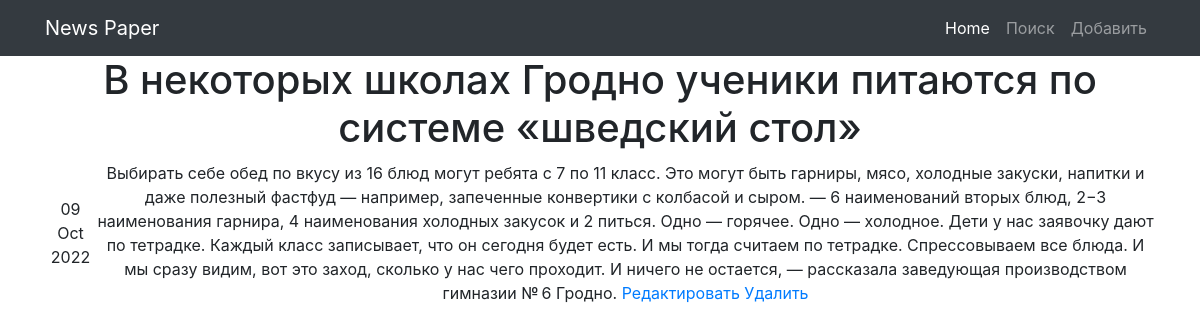
Screenshot of /news/8 with the database file from the repository.
### news/models.py (models this page shows, shortened)
class Post(models.Model):
    created = models.DateTimeField(auto_now_add=True)
    category = models.ManyToManyField(Category, through='PostCategory')
    title = models.CharField(max_length=255)
    text = models.TextField()
    rating = models.FloatField(default=0.0)
    post_author = models.ForeignKey(Author,on_delete=models.CASCADE)
    news = 'NW'
    article = 'AT'
    choice_post = [
        (news, 'Новость'),
        (article, 'Статья'),
    ]
    type = models.CharField(max_length = 2,
                            choices = choice_post,
                            default = news
                            )

### news/views.py (the view)
# urls.py: path('<int:pk>', PostDetail.as_view(), name='post_detail'),
class PostDetail(DetailView):
    model = Post
    template_name = 'PostDetail.html'
    context_object_name = 'post_detail'

### news/templatetags/custom_filters.py (called while the page is built)
@register.filter()
def censor(value):
    new_string = []
    badword_list = ['жопа', 'вареники', 'промышленность', 'сыр', 'ученый', 'коронавирус']
    splited_text = value.split(' ')
    for word in splited_text:
        if word in badword_list:
            new_string.append(word[0]+(len(word)-1)*'*')
        else:
            new_string.append(word)
    value = ' '.join(new_string)
    return value

### templates/PostDetail.html (shortened to what this page needs)
{% extends 'flatpages/default.html' %}
{% load custom_filters %}
{% block content %}
<h1>{{post_detail.title|censor}}</h1>
           <table>
               <tr>
               <td>{{ post_detail.created | date:'d M Y' }}</td>
               <td>{{ post_detail.text|censor}}
                   <a href="{{post_detail.id}}/update">Редактировать</a>
                   <a href="{{post_detail.id}}/delete">Удалить</a>
               </td>
               </tr>
{% endblock content %}

### rows the page displays
Post: title|censor "В некоторых школах Гродно ученики питаются по системе «шведский стол»", created "09 Oct 2022", text|censor "Выбирать себе обед по вкусу из 16 блюд могут ребята с 7 по 11 класс. Это могут быть гарниры, мясо, холодные закуски, напитки и даже полезный фастфуд — например, запеченные конвертики с колбасой и сыром. — 6 наименований вторых блюд, 2−3 наименования гарнира, 4 наименования холодных закусок и 2 питься. Одно — горячее. Одно — холодное. Дети у нас заявочку дают по тетрадке. Каждый класс записывает, что он сегодня будет есть. И мы тогда считаем по тетрадке. Спрессовываем все блюда. И мы сразу видим, вот это заход, сколько у нас чего проходит. И ничего не остается, — рассказала заведующая производством гимназии № 6 Гродно."
